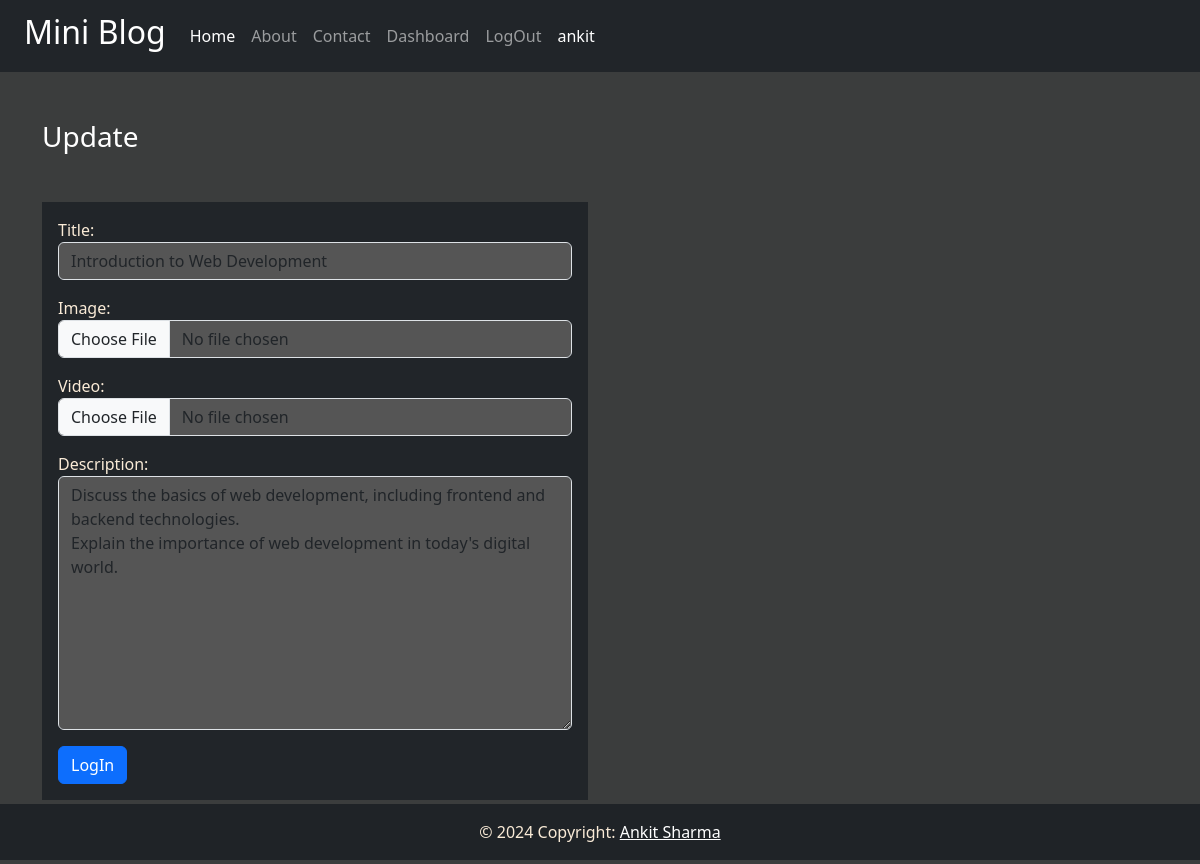
The app's page /update_post/4 (signed in) with its own data.
### blog/models.py (models this page shows)
class Post(models.Model):
    title = models.CharField( max_length=50)
    img = models.ImageField(upload_to='./media/img/', null=True, blank=True)
    video = models.FileField(upload_to='./media/video/',null=True,validators=[FileExtensionValidator(allowed_extensions=['MOV','avi','mp4','webm','mkv'])], blank=True)
    desc = models.TextField()
    date = models.DateTimeField(default=timezone.now)
    username = models.CharField(max_length=50,default ="")

### blog/views.py (the view)
# urls.py: path('update_post/<int:id>', views.update_post ,name='update_post'),
def update_post(request,id):
    if request.user.is_authenticated:
        if request.method == 'POST':
            pi = Post.objects.get(pk=id)
            form = PostForm(request.POST,instance = pi)
            if form.is_valid():
                form.save()
                return  redirect('dashboard')
        else:
            pi = Post.objects.get(pk=id)
            form = PostForm(instance=pi)
        return render(request,'updatepost.html',{'form':form})
    else:
        return  redirect('login')

### blog/forms.py
class PostForm(forms.ModelForm):
    class Meta:
      model = Post
      fields = ['title','img','video','desc',]
      labels = {'title':'Title','img':'Image','video':'Video','desc':'Description',}
      widgets = {
            'title': forms.TextInput(attrs={'class': 'form-control'}),
            'img': forms.FileInput(attrs={'class': 'form-control'}),
            'video': forms.FileInput(attrs={'class': 'form-control'}),
            'desc': forms.Textarea(attrs={'class': 'form-control'}),
        }

### template/updatepost.html
{% extends 'base.html' %} {% load static %} {% block content %}
<div class="col-sm-12 ">
    <h3 class="text-white my-5">Update</h3>
    <div class="row">
        <div class="col-md-6 col-md-offset-3">
            <div class="well well-sm">
                <form class="form-horizontal bg-dark p-3" method="POST">
                    {% csrf_token %} {{ form.as_p }}
                    <button type="submit" class="btn btn-primary">LogIn</button>
                </form>
            </div>
        </div>
    </div>
</div>
{% endblock content %}

### template/navbar.html (shortened to what this page needs)
 {%block content %}
<nav class="navbar navbar-expand-lg navbar-dark bg-dark">
    <div class="container-fluid">
        <a class="navbar-brand" href="#">
            <h2>Mini Blog</h2>
        </a>
        <div class="collapse navbar-collapse" id="navbarText">
            <ul class="navbar-nav me-auto mb-2 mb-lg-0">
                <li class="nav-item">
                    <a class="nav-link active" aria-current="page" href="/">Home</a>
                </li>
                <li class="nav-item">
                    <a class="nav-link" href="{% url 'about'%}">About</a>
                </li>
                <li class="nav-item">
                    <a class="nav-link" href="{% url 'contact'%}">Contact</a>
                </li>
                {% if request.user.is_authenticated%}
                <li class="nav-item">
                    <a class="nav-link" href="{% url 'dashboard'%}">Dashboard</a>
                </li>
                <li class="nav-item">
                    <a class="nav-link" href="{% url 'logout'%}">LogOut</a>
                </li>
                <li class="nav-item">
                    <a class="nav-link active" href="{% url 'dashboard'%}">{{request.user.username}}</a>
                </li>
                {%endif%}
            </ul>
        </div>
    </div>
</nav>
{%endblock content%}

### static/css/style.css (style rules this page uses)
body { background-color: rgb(59, 61, 61); color: antiquewhite; }
.form-control { background-color: rgb(85, 85, 85); }

### records on screen
Post: title "Introduction to Web Development", desc "Discuss the basics of web development, including frontend and backend technologies. Explain the importance of web development in today's digital world."

### other values on screen
{{ request.user.username }} "ankit"
